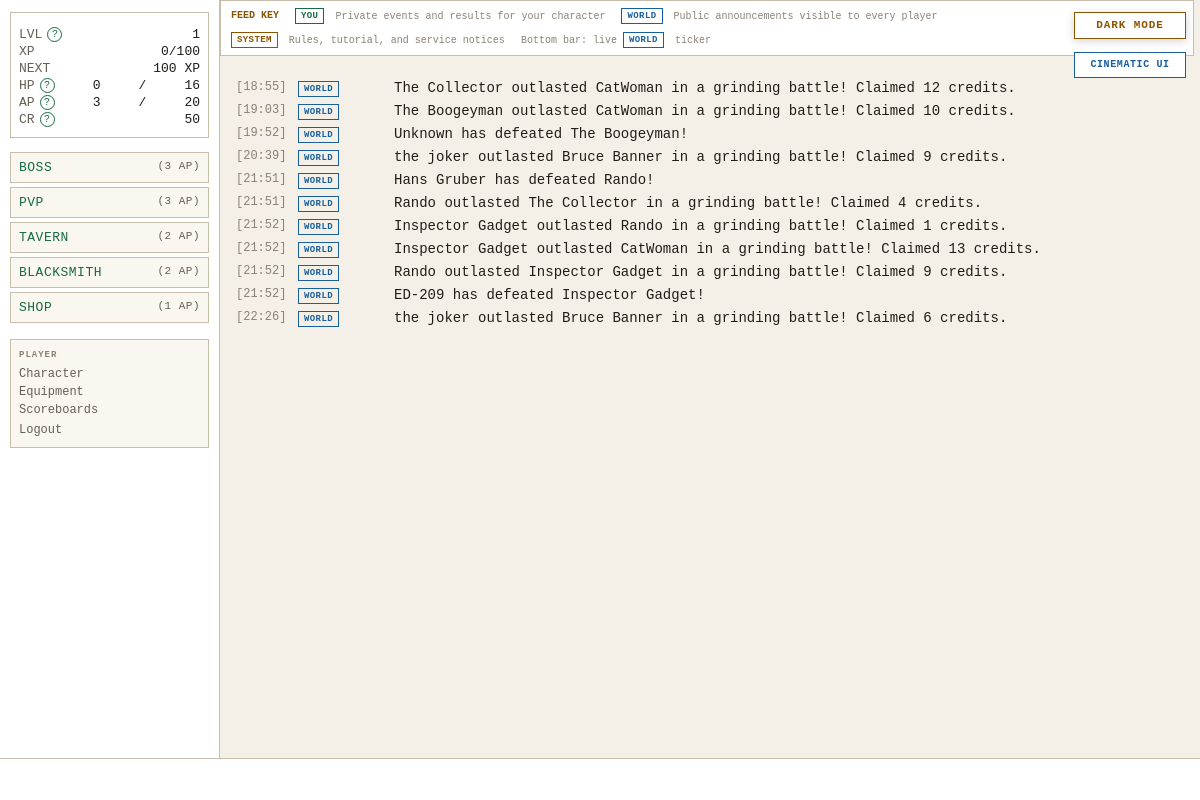
The page / (signed in) on the database as committed earlier.
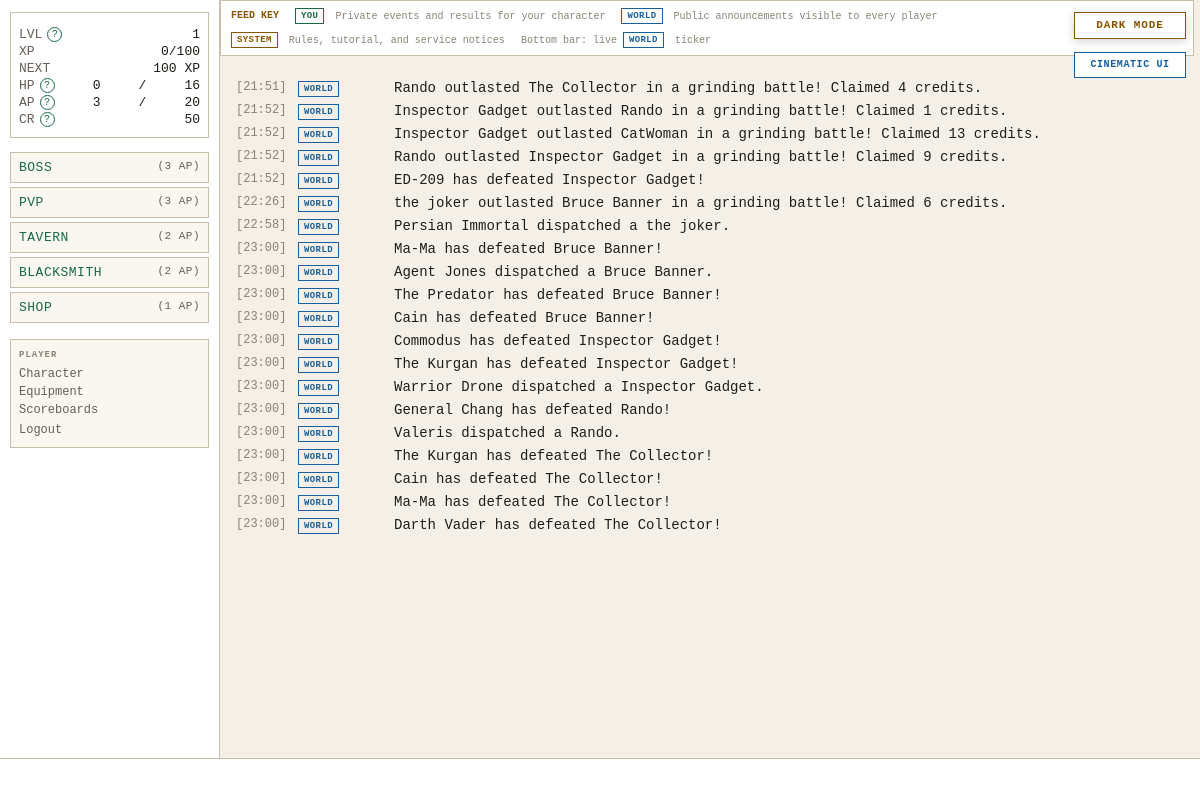
The same page on the database as committed later.
### tables this page shows
CREATE TABLE daily_feed (
    id                INTEGER PRIMARY KEY AUTOINCREMENT,
    feed_scope        TEXT    NOT NULL,
    player_id         INTEGER REFERENCES players(id),
    flavor_text       TEXT    NOT NULL,
    event_category    TEXT    NOT NULL,
    combat_session_id INTEGER REFERENCES combat_sessions(id),
    occurred_at       TEXT    NOT NULL DEFAULT (datetime('now'))
);

### routes/dashboard.py (the view)
@bp.route('/')
def index():
    player   = g.player
    settings = get_all_settings()
    history_count = settings.get('TERMINAL_HISTORY_ENTRIES', cfg.TERMINAL_HISTORY_ENTRIES)
    terminal_history = execute(
        '''SELECT id,feed_scope,player_id,flavor_text,event_category,occurred_at,combat_session_id
           FROM daily_feed
           WHERE player_id = ? OR feed_scope = 'GLOBAL'
           ORDER BY occurred_at DESC
           LIMIT ?''',
        (player['id'], history_count)
    )
    terminal_history = list(reversed(terminal_history))
    private_combat = {
        (entry.get('combat_session_id'), entry['flavor_text'])
        for entry in terminal_history
        if entry['feed_scope'] == 'PERSONAL' and entry.get('combat_session_id')
    }
    terminal_history = [
        entry for entry in terminal_history
        if not (entry['feed_scope'] == 'GLOBAL'
                and (entry.get('combat_session_id'), entry['flavor_text']) in private_combat)
    ]
    random_events = execute("SELECT * FROM random_events WHERE is_active=1")
    from combat.flavour import random_event_flavor
    from routes.actions import _describe_random_event_effect
    for entry in terminal_history:
        if entry['event_category'] != 'RANDOM_EVENT' or 'Effect:' in entry['flavor_text']:
            continue
        for event in random_events:
            if random_event_flavor(event, player['character_name']) == entry['flavor_text']:
                entry['flavor_text'] += f"  Effect: {_describe_random_event_effect(event)}."
                break
    button_states = _get_button_states(player, settings)
    now_iso = datetime.utcnow().isoformat()
    active_effects = execute(
        "SELECT effect_type, value FROM status_effects WHERE player_id = ?", (player["id"],)
    )
    label_map = {
        "STAT_BOOST_STR": "+STR", "STAT_BOOST_END": "+END", "STAT_BOOST_AGI": "+AGI",
        "STAT_BOOST_LCK": "+LCK", "STAT_BOOST_PER": "+PER", "STAT_BOOST_INITIATIVE": "+INIT",
        "STAT_PENALTY_STR": "-STR", "STAT_PENALTY_END": "-END", "STAT_PENALTY_AGI": "-AGI",
        "STAT_PENALTY_LCK": "-LCK", "STAT_PENALTY_PER": "-PER", "STAT_PENALTY_INITIATIVE": "-INIT",
        "CURSED": "CURSED",
    }
    effect_labels = [
        f"{label_map.get(e['effect_type'], e['effect_type'])} {int(abs(e['value']))}"
        for e in active_effects
    ]
    active_combat = _load_active_combat(player)
    return render_template(
        'dashboard.html',
        terminal_history=terminal_history,
        button_states=button_states,
        blackout=g.get('blackout', False),
        now_iso=now_iso,
        effect_labels=effect_labels,
        active_combat=active_combat,
    )

### app.py (called while the page is built)
def _context_processor() -> dict:
    settings = get_all_settings()
    player = g.get("player")
    if not player:
        return {"settings": settings}
    return {"player": player, "settings": settings}

def _check_auth():
    if request.endpoint in _AUTH_EXEMPT:
        return None
    if not session.get("player_id"):
        return redirect(url_for("auth.login"))
    return None

def _load_player():
    player_id = session.get("player_id")
    if not player_id:
        return None
    player = get_player(player_id)
    if player is None:
        session.clear()
        return redirect(url_for("auth.login"))
    g.player = player
    return None

def _set_blackout_flag():
    settings = get_all_settings()
    blackout_mins = settings.get("MIDNIGHT_BLACKOUT_MINUTES", cfg.MIDNIGHT_BLACKOUT_MINUTES)
    now = datetime.now(timezone.utc)
    minutes_to_midnight = (24 * 60) - (now.hour * 60 + now.minute)
    g.blackout = (minutes_to_midnight <= blackout_mins)

### database.py (called while the page is built)
def dict_factory(cursor: sqlite3.Cursor, row: tuple) -> dict:
    return {col[0]: val for col, val in zip(cursor.description, row)}

### templates/dashboard.html (shortened to what this page needs)
{% extends "base.html" %}
{% block content %}
<div class="feed-legend" aria-label="Feed legend">
    <strong>FEED KEY</strong>
    <span><b class="feed-scope feed-you">YOU</b> Private events and results for your character</span>
    <span><b class="feed-scope feed-world">WORLD</b> Public announcements visible to every player</span>
    <span><b class="feed-scope feed-system">SYSTEM</b> Rules, tutorial, and service notices</span>
    <span>Bottom bar: live <b class="feed-scope feed-world">WORLD</b> ticker</span>
</div>
<div id="terminal" role="log" aria-live="polite">
    {% for entry in terminal_history %}
        <div class="term-line feed-entry term-{{ entry.event_category|lower }}">
            <span class="term-ts">[{{ entry.occurred_at[11:16] }}]</span>
            <span class="feed-entry-scope">
            {% if entry.feed_scope == 'GLOBAL' %}
            <span class="feed-scope feed-world">WORLD</span>
            {% elif entry.event_category == 'SYSTEM' %}
            <span class="feed-scope feed-system">SYSTEM</span>
            {% elif entry.event_category == 'RANDOM_EVENT' %}
            <span class="feed-scope feed-you">YOU · EVENT</span>
            {% elif entry.event_category == 'COMBAT' %}
            <span class="feed-scope feed-you">YOU · COMBAT</span>
            {% else %}
            <span class="feed-scope feed-you">YOU</span>
            {% endif %}
            </span>
            <span class="feed-message">{{ entry.flavor_text }}</span>
        </div>
    {% endfor %}
</div>
{% endblock %}

### templates/base.html (shortened to what the changed rows need)
<!DOCTYPE html>
<html lang="en">
<head>
<link rel="stylesheet" href="{{ url_for('static', filename='style.css') }}">
</head>
<body class="{{ 'authenticated' if player else 'auth-page' }} {% block body_class %}{% endblock %}">
{% if player %}
<div id="left-col">
    <div id="action-buttons">
        {% if button_states is defined %}
            {% set action_endpoints = {
                'boss': 'actions.action_boss',
                'pvp': 'actions.action_pvp',
                'tavern': 'actions.action_tavern',
                'blacksmith': 'blacksmith.index',
                'shop': 'shop.index'
            } %}
            {% for action, state in button_states.items() %}
                {% if state.enabled %}
                    {% if action in ('blacksmith', 'shop') %}
                    <a class="action-btn action-link" href="{{ url_for(action_endpoints[action]) }}">
                        {{ action|upper }} <span class="ap-cost">({{ state.ap_cost }} AP)</span>
                    </a>
                    {% else %}
                    <form class="terminal-action" action="{{ url_for(action_endpoints[action]) }}" method="POST">
                    <button type="submit" class="action-btn">
                        {{ action|upper }} <span class="ap-cost">({{ state.ap_cost }} AP)</span>
                    </button>
                    </form>
                    {% endif %}
                {% else %}
                <button class="action-btn disabled" title="{{ state.reason }}" disabled>
                    {{ action|upper }} <span class="ap-cost">({{ state.ap_cost }} AP)</span>
                    <span class="btn-reason">{{ state.reason }}</span>
                </button>
                {% endif %}
            {% endfor %}
        {% endif %}
    </div>
</div>
{% endif %}
<div id="main">
    {% block content %}{% endblock %}
</div>
</body>
</html>

Rows that differ between the two databases and show on the page:
no longer on this page (row unchanged): daily_feed: occurred_at "18:55", feed_scope "WORLD", flavor_text "The Collector outlasted CatWoman in a grinding battle! Claimed 12 credits."
no longer on this page (row unchanged): daily_feed: occurred_at "19:03", feed_scope "WORLD", flavor_text "The Boogeyman outlasted CatWoman in a grinding battle! Claimed 10 credits."
no longer on this page (row unchanged): daily_feed: occurred_at "19:52", feed_scope "WORLD", flavor_text "Unknown has defeated The Boogeyman!"
no longer on this page (row unchanged): daily_feed: occurred_at "20:39", feed_scope "WORLD", flavor_text "the joker outlasted Bruce Banner in a grinding battle! Claimed 9 credits."
no longer on this page (row unchanged): daily_feed: occurred_at "21:51", feed_scope "WORLD", flavor_text "Hans Gruber has defeated Rando!"
added daily_feed: occurred_at "22:58", feed_scope "WORLD", flavor_text "Persian Immortal dispatched a the joker."
added daily_feed: occurred_at "23:00", feed_scope "WORLD", flavor_text "Ma-Ma has defeated Bruce Banner!"
added daily_feed: occurred_at "23:00", feed_scope "WORLD", flavor_text "Agent Jones dispatched a Bruce Banner."
added daily_feed: occurred_at "23:00", feed_scope "WORLD", flavor_text "The Predator has defeated Bruce Banner!"
added daily_feed: occurred_at "23:00", feed_scope "WORLD", flavor_text "Cain has defeated Bruce Banner!"
added daily_feed: occurred_at "23:00", feed_scope "WORLD", flavor_text "Commodus has defeated Inspector Gadget!"
added daily_feed: occurred_at "23:00", feed_scope "WORLD", flavor_text "The Kurgan has defeated Inspector Gadget!"
added daily_feed: occurred_at "23:00", feed_scope "WORLD", flavor_text "Warrior Drone dispatched a Inspector Gadget."
added daily_feed: occurred_at "23:00", feed_scope "WORLD", flavor_text "General Chang has defeated Rando!"
added daily_feed: occurred_at "23:00", feed_scope "WORLD", flavor_text "Valeris dispatched a Rando."
added daily_feed: occurred_at "23:00", feed_scope "WORLD", flavor_text "The Kurgan has defeated The Collector!"
added daily_feed: occurred_at "23:00", feed_scope "WORLD", flavor_text "Cain has defeated The Collector!"
added daily_feed: occurred_at "23:00", feed_scope "WORLD", flavor_text "Ma-Ma has defeated The Collector!"
added daily_feed: occurred_at "23:00", feed_scope "WORLD", flavor_text "Darth Vader has defeated The Collector!"
